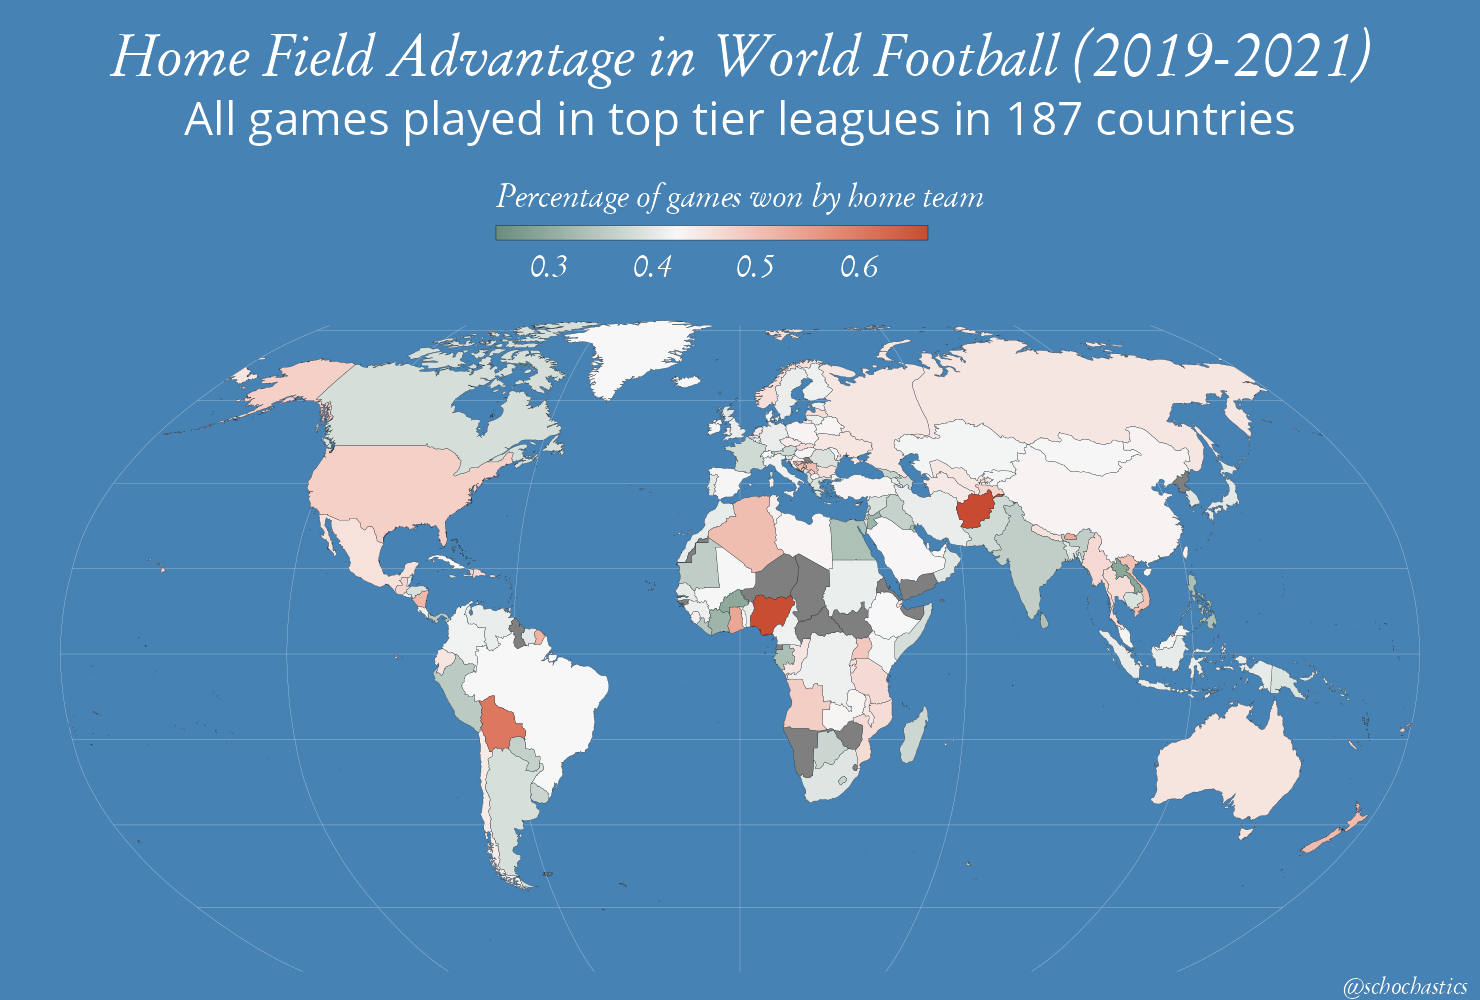

Generate this figure with R:
library(tidyverse)
library(sf)
library(patchwork)
games <- vroom::vroom("all.games.csv")
dict <- read_csv("country_continents.csv") %>% select(-SOV_A3,-ISO_A3,-Code)
games2019 <- games %>% dplyr::filter(level=="national",year>2019)


stats_tbl <- games2019 %>% 
  group_by(country) %>% 
  dplyr::summarise(hfa=sum(GH>GA)/n(),gpg=sum(GH+GA)/n(),nogoal=sum(GH==0 & GA==0)/n()) %>% 
  left_join(dict,by="country")

world <- st_read("world_map/ne_50m_admin_0_map_subunits.shp")


world1 <- world %>% 
  dplyr::filter(NAME!="Antarctica") %>% 
  left_join(stats_tbl,by=c("NAME"="name")) %>% 
  left_join(stats_tbl,by=c("SOVEREIGNT"="name")) %>% 
  mutate(hfa=coalesce(hfa.x,hfa.y),gpg=coalesce(gpg.x,gpg.y),nogoal=coalesce(nogoal.x,nogoal.y))

# crs <- "+proj=laea +lat_0=52 +lon_0=10 +x_0=4321000 +y_0=3210000 +datum=WGS84 +units=m +no_defs"
# crs = "+proj=moll +lon_0=0 +x_0=0 +y_0=0"
label_size <- 28
title_size <- 54
mean_hfa <- sum(games2019$GH>games2019$GA)/nrow(games2019)
p1 <- ggplot(world1)+
  geom_sf(aes(fill=hfa),col="black",size=0.1)+
  scale_fill_gradient2(low="#346751",mid="#f7f7f7",high="#C84B31",midpoint = mean_hfa,name="Percentage of games won by home team")+
  theme_void()+
  theme(plot.title = element_text(hjust=0.5,margin=margin(t=34,b=12),
                                  size = title_size, colour = "white",family="Assyrian",face="bold"),
        plot.subtitle = element_text(hjust=0.5,margin=margin(b=34),size = title_size-8, colour = "white",family="Open Sans"),
        plot.caption = element_text(size = 22, colour = "white",family="Assyrian",face="bold"),
        legend.position = "top",
        panel.grid.major = element_line(color="white",size=0.1),
        plot.background = element_rect(fill="steelblue",color=NA))+
  guides(fill = guide_colourbar(barwidth = 30, barheight = 1,ticks = FALSE,
                                frame.colour = "black",title.position = "top", 
                                title.theme = element_text(colour="white",size=label_size+2,family = "Assyrian"),
                                label.theme = element_text(colour="white",size=label_size,family = "Assyrian")))+
  labs(title="Home Field Advantage in World Football (2019-2021)",
       subtitle="All games played in top tier leagues in 187 countries",
       caption="@schochastics  ")+
  coord_sf(crs="+proj=robin")
p1
ragg::agg_png("26_choropleth.png",width = 1500,height=1000)
p1
dev.off()

cmd <- paste0('convert ','"',"26_choropleth.png",'"',' -set filename:base "%[base]" -trim +repage "%[filename:base].png"')
system(cmd)
